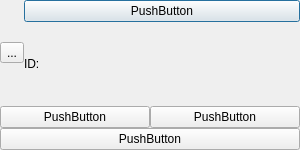
<?xml version="1.0" encoding="UTF-8"?>
<ui version="4.0">
 <class>PersonalInfo</class>
 <widget class="QDialog" name="PersonalInfo">
  <property name="geometry">
   <rect>
    <x>0</x>
    <y>0</y>
    <width>300</width>
    <height>150</height>
   </rect>
  </property>
  <property name="minimumSize">
   <size>
    <width>300</width>
    <height>150</height>
   </size>
  </property>
  <property name="maximumSize">
   <size>
    <width>300</width>
    <height>150</height>
   </size>
  </property>
  <property name="windowTitle">
   <string>Dialog</string>
  </property>
  <layout class="QVBoxLayout" name="verticalLayout_2">
   <property name="spacing">
    <number>0</number>
   </property>
   <property name="leftMargin">
    <number>0</number>
   </property>
   <property name="topMargin">
    <number>0</number>
   </property>
   <property name="rightMargin">
    <number>0</number>
   </property>
   <property name="bottomMargin">
    <number>0</number>
   </property>
   <item>
    <layout class="QHBoxLayout" name="horizontalLayout_2">
     <property name="spacing">
      <number>0</number>
     </property>
     <item>
      <widget class="QToolButton" name="headphoto">
       <property name="text">
        <string>...</string>
       </property>
      </widget>
     </item>
     <item>
      <layout class="QVBoxLayout" name="verticalLayout">
       <property name="spacing">
        <number>0</number>
       </property>
       <item>
        <widget class="QPushButton" name="nickname">
         <property name="text">
          <string>PushButton</string>
         </property>
        </widget>
       </item>
       <item>
        <widget class="QLabel" name="label_2">
         <property name="text">
          <string>ID:</string>
         </property>
        </widget>
       </item>
      </layout>
     </item>
    </layout>
   </item>
   <item>
    <layout class="QHBoxLayout" name="horizontalLayout">
     <property name="spacing">
      <number>0</number>
     </property>
     <item>
      <widget class="QPushButton" name="gender">
       <property name="text">
        <string>PushButton</string>
       </property>
      </widget>
     </item>
     <item>
      <widget class="QPushButton" name="age">
       <property name="text">
        <string>PushButton</string>
       </property>
      </widget>
     </item>
    </layout>
   </item>
   <item>
    <widget class="QPushButton" name="signature">
     <property name="text">
      <string>PushButton</string>
     </property>
    </widget>
   </item>
  </layout>
 </widget>
 <resources/>
 <connections/>
</ui>
